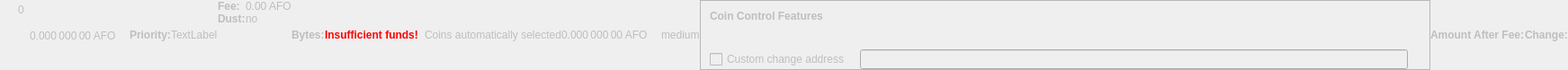
    <widget class="QWidget" name="dummyHideWidget" native="true">
     <property name="enabled">
      <bool>false</bool>
     </property>
     <property name="maximumSize">
      <size>
       <width>100</width>
       <height>22</height>
      </size>
     </property>
     <layout class="QHBoxLayout" name="dummyHideLayout">
      <property name="spacing">
       <number>0</number>
      </property>
      <property name="margin">
       <number>0</number>
      </property>
      <item>
       <layout class="QFormLayout" name="formLayoutCoinControl1">
        <property name="horizontalSpacing">
         <number>10</number>
        </property>
        <property name="verticalSpacing">
         <number>14</number>
        </property>
        <property name="leftMargin">
         <number>10</number>
        </property>
        <property name="topMargin">
         <number>4</number>
        </property>
        <property name="rightMargin">
         <number>6</number>
        </property>
        <item row="0" column="1">
         <widget class="QLabel" name="labelCoinControlBytes">
          <property name="cursor">
           <cursorShape>IBeamCursor</cursorShape>
          </property>
          <property name="contextMenuPolicy">
           <enum>Qt::ActionsContextMenu</enum>
          </property>
          <property name="text">
           <string notr="true">0</string>
          </property>
          <property name="textInteractionFlags">
           <set>Qt::LinksAccessibleByMouse|Qt::TextSelectableByKeyboard|Qt::TextSelectableByMouse</set>
          </property>
         </widget>
        </item>
       </layout>
      </item>
      <item>
       <widget class="QLabel" name="labelCoinControlAfterFee">
        <property name="enabled">
         <bool>false</bool>
        </property>
        <property name="sizePolicy">
         <sizepolicy hsizetype="Fixed" vsizetype="Fixed">
          <horstretch>0</horstretch>
          <verstretch>0</verstretch>
         </sizepolicy>
        </property>
        <property name="minimumSize">
         <size>
          <width>111</width>
          <height>12</height>
         </size>
        </property>
        <property name="maximumSize">
         <size>
          <width>111</width>
          <height>12</height>
         </size>
        </property>
        <property name="cursor">
         <cursorShape>IBeamCursor</cursorShape>
        </property>
        <property name="contextMenuPolicy">
         <enum>Qt::ActionsContextMenu</enum>
        </property>
        <property name="text">
         <string notr="true">0.000 000 00 AFO</string>
        </property>
        <property name="textInteractionFlags">
         <set>Qt::LinksAccessibleByMouse|Qt::TextSelectableByKeyboard|Qt::TextSelectableByMouse</set>
        </property>
       </widget>
      </item>
      <item>
       <widget class="QLabel" name="labelCoinControlPriorityText">
        <property name="enabled">
         <bool>false</bool>
        </property>
        <property name="font">
         <font>
          <weight>75</weight>
          <bold>true</bold>
         </font>
        </property>
        <property name="text">
         <string>Priority:</string>
        </property>
       </widget>
      </item>
      <item>
       <layout class="QHBoxLayout" name="horizontalLayout">
        <item>
         <widget class="QLabel" name="WarningLabel">
          <property name="text">
           <string>TextLabel</string>
          </property>
         </widget>
        </item>
       </layout>
      </item>
      <item>
       <layout class="QFormLayout" name="formLayoutCoinControl3">
        <property name="horizontalSpacing">
         <number>0</number>
        </property>
        <property name="verticalSpacing">
         <number>0</number>
        </property>
        <property name="leftMargin">
         <number>0</number>
        </property>
        <property name="topMargin">
         <number>0</number>
        </property>
        <property name="rightMargin">
         <number>0</number>
        </property>
        <item row="0" column="0">
         <widget class="QLabel" name="labelCoinControlFeeText">
          <property name="enabled">
           <bool>false</bool>
          </property>
          <property name="font">
           <font>
            <weight>75</weight>
            <bold>true</bold>
           </font>
          </property>
          <property name="text">
           <string>Fee:</string>
          </property>
          <property name="margin">
           <number>0</number>
          </property>
         </widget>
        </item>
        <item row="0" column="1">
         <widget class="QLabel" name="labelCoinControlFee">
          <property name="enabled">
           <bool>false</bool>
          </property>
          <property name="cursor">
           <cursorShape>IBeamCursor</cursorShape>
          </property>
          <property name="contextMenuPolicy">
           <enum>Qt::ActionsContextMenu</enum>
          </property>
          <property name="text">
           <string notr="true">0.00 AFO</string>
          </property>
          <property name="textInteractionFlags">
           <set>Qt::LinksAccessibleByMouse|Qt::TextSelectableByKeyboard|Qt::TextSelectableByMouse</set>
          </property>
         </widget>
        </item>
        <item row="1" column="0">
         <widget class="QLabel" name="labelCoinControlLowOutputText">
          <property name="enabled">
           <bool>false</bool>
          </property>
          <property name="font">
           <font>
            <weight>75</weight>
            <bold>true</bold>
           </font>
          </property>
          <property name="text">
           <string>Dust:</string>
          </property>
         </widget>
        </item>
        <item row="1" column="1">
         <widget class="QLabel" name="labelCoinControlLowOutput">
          <property name="enabled">
           <bool>false</bool>
          </property>
          <property name="cursor">
           <cursorShape>IBeamCursor</cursorShape>
          </property>
          <property name="contextMenuPolicy">
           <enum>Qt::ActionsContextMenu</enum>
          </property>
          <property name="text">
           <string>no</string>
          </property>
          <property name="textInteractionFlags">
           <set>Qt::LinksAccessibleByMouse|Qt::TextSelectableByKeyboard|Qt::TextSelectableByMouse</set>
          </property>
         </widget>
        </item>
       </layout>
      </item>
      <item>
       <widget class="QLabel" name="labelCoinControlBytesText">
        <property name="enabled">
         <bool>false</bool>
        </property>
        <property name="font">
         <font>
          <weight>75</weight>
          <bold>true</bold>
         </font>
        </property>
        <property name="text">
         <string>Bytes:</string>
        </property>
       </widget>
      </item>
      <item>
       <layout class="QFormLayout" name="formLayoutCoinControl2">
        <property name="horizontalSpacing">
         <number>0</number>
        </property>
        <property name="verticalSpacing">
         <number>0</number>
        </property>
        <property name="leftMargin">
         <number>0</number>
        </property>
        <property name="topMargin">
         <number>0</number>
        </property>
        <property name="rightMargin">
         <number>0</number>
        </property>
       </layout>
      </item>
      <item>
       <layout class="QHBoxLayout" name="horizontalLayoutCoinControl2">
        <property name="spacing">
         <number>0</number>
        </property>
        <property name="bottomMargin">
         <number>0</number>
        </property>
       </layout>
      </item>
      <item>
       <widget class="QLabel" name="labelCoinControlInsuffFunds">
        <property name="enabled">
         <bool>false</bool>
        </property>
        <property name="minimumSize">
         <size>
          <width>0</width>
          <height>0</height>
         </size>
        </property>
        <property name="font">
         <font>
          <weight>75</weight>
          <bold>true</bold>
         </font>
        </property>
        <property name="styleSheet">
         <string notr="true">color:red;font-weight:bold;</string>
        </property>
        <property name="text">
         <string>Insufficient funds!</string>
        </property>
        <property name="margin">
         <number>5</number>
        </property>
       </widget>
      </item>
      <item>
       <layout class="QFormLayout" name="formLayoutCoinControl4">
        <property name="horizontalSpacing">
         <number>0</number>
        </property>
        <property name="verticalSpacing">
         <number>0</number>
        </property>
        <property name="leftMargin">
         <number>0</number>
        </property>
        <property name="topMargin">
         <number>0</number>
        </property>
        <property name="rightMargin">
         <number>0</number>
        </property>
       </layout>
      </item>
      <item>
       <widget class="QLabel" name="labelCoinControlChangeLabel">
        <property name="enabled">
         <bool>false</bool>
        </property>
        <property name="sizePolicy">
         <sizepolicy hsizetype="Preferred" vsizetype="Expanding">
          <horstretch>0</horstretch>
          <verstretch>0</verstretch>
         </sizepolicy>
        </property>
        <property name="minimumSize">
         <size>
          <width>0</width>
          <height>0</height>
         </size>
        </property>
        <property name="text">
         <string/>
        </property>
        <property name="margin">
         <number>3</number>
        </property>
       </widget>
      </item>
      <item>
       <widget class="QLabel" name="labelCoinControlAutomaticallySelected">
        <property name="enabled">
         <bool>false</bool>
        </property>
        <property name="sizePolicy">
         <sizepolicy hsizetype="Fixed" vsizetype="Fixed">
          <horstretch>0</horstretch>
          <verstretch>0</verstretch>
         </sizepolicy>
        </property>
        <property name="minimumSize">
         <size>
          <width>0</width>
          <height>0</height>
         </size>
        </property>
        <property name="maximumSize">
         <size>
          <width>240</width>
          <height>16777215</height>
         </size>
        </property>
        <property name="text">
         <string>Coins automatically selected</string>
        </property>
        <property name="margin">
         <number>5</number>
        </property>
       </widget>
      </item>
      <item>
       <widget class="QLabel" name="labelCoinControlChange">
        <property name="enabled">
         <bool>false</bool>
        </property>
        <property name="sizePolicy">
         <sizepolicy hsizetype="Fixed" vsizetype="Fixed">
          <horstretch>0</horstretch>
          <verstretch>0</verstretch>
         </sizepolicy>
        </property>
        <property name="minimumSize">
         <size>
          <width>111</width>
          <height>0</height>
         </size>
        </property>
        <property name="maximumSize">
         <size>
          <width>111</width>
          <height>16777215</height>
         </size>
        </property>
        <property name="cursor">
         <cursorShape>IBeamCursor</cursorShape>
        </property>
        <property name="contextMenuPolicy">
         <enum>Qt::ActionsContextMenu</enum>
        </property>
        <property name="text">
         <string notr="true">0.000 000 00 AFO</string>
        </property>
        <property name="textInteractionFlags">
         <set>Qt::LinksAccessibleByMouse|Qt::TextSelectableByKeyboard|Qt::TextSelectableByMouse</set>
        </property>
       </widget>
      </item>
      <item>
       <widget class="QLabel" name="labelCoinControlPriority">
        <property name="enabled">
         <bool>false</bool>
        </property>
        <property name="cursor">
         <cursorShape>IBeamCursor</cursorShape>
        </property>
        <property name="contextMenuPolicy">
         <enum>Qt::ActionsContextMenu</enum>
        </property>
        <property name="text">
         <string>medium</string>
        </property>
        <property name="textInteractionFlags">
         <set>Qt::LinksAccessibleByMouse|Qt::TextSelectableByKeyboard|Qt::TextSelectableByMouse</set>
        </property>
       </widget>
      </item>
      <item>
       <widget class="QFrame" name="frameCoinControl">
        <property name="sizePolicy">
         <sizepolicy hsizetype="Expanding" vsizetype="Expanding">
          <horstretch>0</horstretch>
          <verstretch>0</verstretch>
         </sizepolicy>
        </property>
        <property name="maximumSize">
         <size>
          <width>16777215</width>
          <height>16777215</height>
         </size>
        </property>
        <property name="frameShape">
         <enum>QFrame::StyledPanel</enum>
        </property>
        <property name="frameShadow">
         <enum>QFrame::Sunken</enum>
        </property>
        <layout class="QVBoxLayout" name="verticalLayoutCoinControl2_2">
         <property name="spacing">
          <number>0</number>
         </property>
         <property name="margin">
          <number>0</number>
         </property>
         <item>
          <layout class="QVBoxLayout" name="verticalLayoutCoinControl" stretch="0,0,0,1">
           <property name="spacing">
            <number>0</number>
           </property>
           <property name="leftMargin">
            <number>10</number>
           </property>
           <property name="topMargin">
            <number>10</number>
           </property>
           <item>
            <layout class="QHBoxLayout" name="horizontalLayoutCoinControl1">
             <property name="bottomMargin">
              <number>15</number>
             </property>
             <item>
              <widget class="QLabel" name="labelCoinControlFeatures">
               <property name="enabled">
                <bool>false</bool>
               </property>
               <property name="sizePolicy">
                <sizepolicy hsizetype="Preferred" vsizetype="Maximum">
                 <horstretch>0</horstretch>
                 <verstretch>0</verstretch>
                </sizepolicy>
               </property>
               <property name="font">
                <font>
                 <weight>75</weight>
                 <bold>true</bold>
                </font>
               </property>
               <property name="styleSheet">
                <string notr="true">font-weight:bold;</string>
               </property>
               <property name="text">
                <string>Coin Control Features</string>
               </property>
              </widget>
             </item>
            </layout>
           </item>
           <item>
            <widget class="QWidget" name="widgetCoinControl" native="true">
             <property name="sizePolicy">
              <sizepolicy hsizetype="Preferred" vsizetype="Preferred">
               <horstretch>0</horstretch>
               <verstretch>0</verstretch>
              </sizepolicy>
             </property>
             <property name="minimumSize">
              <size>
               <width>0</width>
               <height>0</height>
              </size>
             </property>
             <property name="styleSheet">
              <string notr="true"/>
             </property>
             <layout class="QHBoxLayout" name="horizontalLayoutCoinControl5_2">
              <property name="margin">
               <number>0</number>
              </property>
              <item>
               <layout class="QHBoxLayout" name="horizontalLayoutCoinControl3">
                <property name="spacing">
                 <number>20</number>
                </property>
                <property name="topMargin">
                 <number>0</number>
                </property>
                <property name="bottomMargin">
                 <number>10</number>
                </property>
               </layout>
              </item>
             </layout>
            </widget>
           </item>
           <item>
            <layout class="QHBoxLayout" name="horizontalLayoutCoinControl4" stretch="0,0,0">
             <property name="spacing">
              <number>12</number>
             </property>
             <property name="sizeConstraint">
              <enum>QLayout::SetDefaultConstraint</enum>
             </property>
             <property name="topMargin">
              <number>5</number>
             </property>
             <property name="rightMargin">
              <number>5</number>
             </property>
             <item>
              <widget class="QCheckBox" name="checkBoxCoinControlChange">
               <property name="enabled">
                <bool>false</bool>
               </property>
               <property name="toolTip">
                <string>If this is activated, but the change address is empty or invalid, change will be sent to a newly generated address.</string>
               </property>
               <property name="text">
                <string>Custom change address</string>
               </property>
              </widget>
             </item>
             <item>
              <widget class="QValidatedLineEdit" name="lineEditCoinControlChange">
               <property name="enabled">
                <bool>false</bool>
               </property>
               <property name="sizePolicy">
                <sizepolicy hsizetype="Expanding" vsizetype="Fixed">
                 <horstretch>0</horstretch>
                 <verstretch>0</verstretch>
                </sizepolicy>
               </property>
              </widget>
             </item>
             <item>
              <widget class="QLabel" name="labelCoinControlChangeLabel_2">
               <property name="sizePolicy">
                <sizepolicy hsizetype="Preferred" vsizetype="Expanding">
                 <horstretch>0</horstretch>
                 <verstretch>0</verstretch>
                </sizepolicy>
               </property>
               <property name="minimumSize">
                <size>
                 <width>0</width>
                 <height>0</height>
                </size>
               </property>
               <property name="text">
                <string/>
               </property>
               <property name="margin">
                <number>3</number>
               </property>
              </widget>
             </item>
            </layout>
           </item>
           <item>
            <spacer name="verticalSpacerCoinControl">
             <property name="orientation">
              <enum>Qt::Vertical</enum>
             </property>
             <property name="sizeHint" stdset="0">
              <size>
               <width>800</width>
               <height>1</height>
              </size>
             </property>
            </spacer>
           </item>
          </layout>
         </item>
        </layout>
       </widget>
      </item>
      <item>
       <widget class="QLabel" name="labelCoinControlAfterFeeText">
        <property name="enabled">
         <bool>false</bool>
        </property>
        <property name="minimumSize">
         <size>
          <width>0</width>
          <height>0</height>
         </size>
        </property>
        <property name="maximumSize">
         <size>
          <width>16777215</width>
          <height>16777215</height>
         </size>
        </property>
        <property name="font">
         <font>
          <weight>75</weight>
          <bold>true</bold>
         </font>
        </property>
        <property name="text">
         <string>Amount After Fee:</string>
        </property>
        <property name="alignment">
         <set>Qt::AlignLeading|Qt::AlignLeft|Qt::AlignVCenter</set>
        </property>
        <property name="margin">
         <number>0</number>
        </property>
       </widget>
      </item>
      <item>
       <widget class="QLabel" name="labelCoinControlChangeText">
        <property name="enabled">
         <bool>false</bool>
        </property>
        <property name="sizePolicy">
         <sizepolicy hsizetype="Preferred" vsizetype="Preferred">
          <horstretch>0</horstretch>
          <verstretch>0</verstretch>
         </sizepolicy>
        </property>
        <property name="minimumSize">
         <size>
          <width>0</width>
          <height>0</height>
         </size>
        </property>
        <property name="maximumSize">
         <size>
          <width>16777215</width>
          <height>16777215</height>
         </size>
        </property>
        <property name="font">
         <font>
          <weight>75</weight>
          <bold>true</bold>
         </font>
        </property>
        <property name="text">
         <string>Change:</string>
        </property>
        <property name="alignment">
         <set>Qt::AlignLeading|Qt::AlignLeft|Qt::AlignVCenter</set>
        </property>
       </widget>
      </item>
     </layout>
    </widget>
